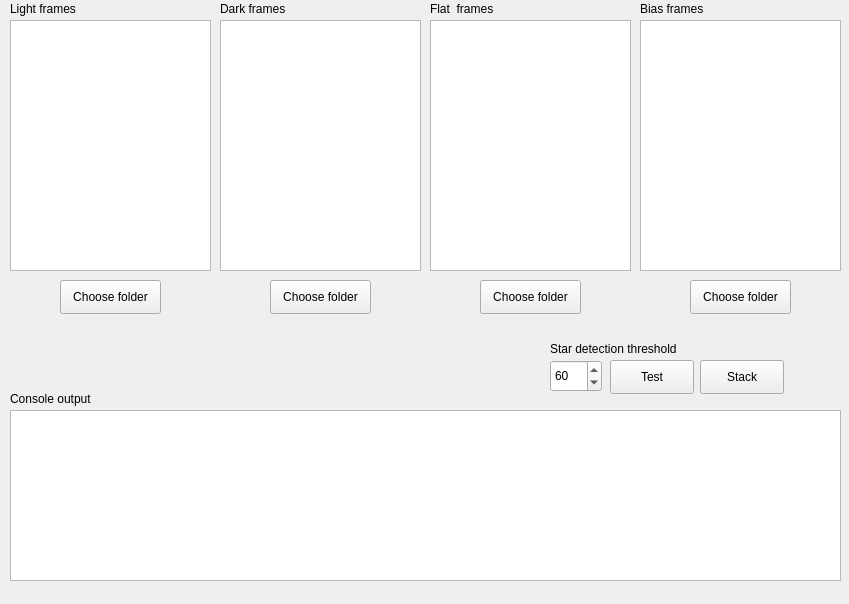
<?xml version="1.0" encoding="UTF-8"?>
<ui version="4.0">
 <class>MainWindow</class>
 <widget class="QMainWindow" name="MainWindow">
  <property name="geometry">
   <rect>
    <x>0</x>
    <y>0</y>
    <width>849</width>
    <height>604</height>
   </rect>
  </property>
  <property name="windowTitle">
   <string>MainWindow</string>
  </property>
  <widget class="QWidget" name="centralwidget">
   <widget class="QPushButton" name="stack_button">
    <property name="enabled">
     <bool>true</bool>
    </property>
    <property name="geometry">
     <rect>
      <x>700</x>
      <y>360</y>
      <width>84</width>
      <height>34</height>
     </rect>
    </property>
    <property name="text">
     <string>Stack</string>
    </property>
   </widget>
   <widget class="QListWidget" name="list_lights">
    <property name="geometry">
     <rect>
      <x>10</x>
      <y>20</y>
      <width>201</width>
      <height>251</height>
     </rect>
    </property>
   </widget>
   <widget class="QListWidget" name="list_darks">
    <property name="geometry">
     <rect>
      <x>220</x>
      <y>20</y>
      <width>201</width>
      <height>251</height>
     </rect>
    </property>
   </widget>
   <widget class="QListWidget" name="list_flats">
    <property name="enabled">
     <bool>true</bool>
    </property>
    <property name="geometry">
     <rect>
      <x>430</x>
      <y>20</y>
      <width>201</width>
      <height>251</height>
     </rect>
    </property>
   </widget>
   <widget class="QListWidget" name="list_bias">
    <property name="geometry">
     <rect>
      <x>640</x>
      <y>20</y>
      <width>201</width>
      <height>251</height>
     </rect>
    </property>
   </widget>
   <widget class="QLabel" name="file_label_lights">
    <property name="geometry">
     <rect>
      <x>10</x>
      <y>0</y>
      <width>201</width>
      <height>18</height>
     </rect>
    </property>
    <property name="text">
     <string>Light frames</string>
    </property>
   </widget>
   <widget class="QLabel" name="file_label_darks">
    <property name="geometry">
     <rect>
      <x>220</x>
      <y>0</y>
      <width>201</width>
      <height>18</height>
     </rect>
    </property>
    <property name="text">
     <string>Dark frames</string>
    </property>
   </widget>
   <widget class="QLabel" name="file_label_flats">
    <property name="enabled">
     <bool>true</bool>
    </property>
    <property name="geometry">
     <rect>
      <x>430</x>
      <y>0</y>
      <width>201</width>
      <height>18</height>
     </rect>
    </property>
    <property name="text">
     <string>Flat  frames</string>
    </property>
   </widget>
   <widget class="QLabel" name="file_label_bias">
    <property name="geometry">
     <rect>
      <x>640</x>
      <y>0</y>
      <width>201</width>
      <height>18</height>
     </rect>
    </property>
    <property name="text">
     <string>Bias frames</string>
    </property>
   </widget>
   <widget class="QPushButton" name="test_button">
    <property name="enabled">
     <bool>true</bool>
    </property>
    <property name="geometry">
     <rect>
      <x>610</x>
      <y>360</y>
      <width>84</width>
      <height>34</height>
     </rect>
    </property>
    <property name="text">
     <string>Test</string>
    </property>
   </widget>
   <widget class="QLabel" name="label_stars">
    <property name="geometry">
     <rect>
      <x>310</x>
      <y>370</y>
      <width>141</width>
      <height>18</height>
     </rect>
    </property>
    <property name="text">
     <string/>
    </property>
   </widget>
   <widget class="QSpinBox" name="threshold">
    <property name="geometry">
     <rect>
      <x>550</x>
      <y>360</y>
      <width>52</width>
      <height>32</height>
     </rect>
    </property>
    <property name="value">
     <number>60</number>
    </property>
   </widget>
   <widget class="QLabel" name="threshold_label">
    <property name="geometry">
     <rect>
      <x>550</x>
      <y>340</y>
      <width>141</width>
      <height>18</height>
     </rect>
    </property>
    <property name="text">
     <string>Star detection threshold</string>
    </property>
   </widget>
   <widget class="QLabel" name="console_label">
    <property name="geometry">
     <rect>
      <x>10</x>
      <y>390</y>
      <width>141</width>
      <height>18</height>
     </rect>
    </property>
    <property name="text">
     <string>Console output</string>
    </property>
   </widget>
   <widget class="QPushButton" name="choose_lights">
    <property name="geometry">
     <rect>
      <x>60</x>
      <y>280</y>
      <width>101</width>
      <height>34</height>
     </rect>
    </property>
    <property name="text">
     <string>Choose folder</string>
    </property>
   </widget>
   <widget class="QPushButton" name="choose_darks">
    <property name="geometry">
     <rect>
      <x>270</x>
      <y>280</y>
      <width>101</width>
      <height>34</height>
     </rect>
    </property>
    <property name="text">
     <string>Choose folder</string>
    </property>
   </widget>
   <widget class="QPushButton" name="choose_flats">
    <property name="enabled">
     <bool>true</bool>
    </property>
    <property name="geometry">
     <rect>
      <x>480</x>
      <y>280</y>
      <width>101</width>
      <height>34</height>
     </rect>
    </property>
    <property name="text">
     <string>Choose folder</string>
    </property>
   </widget>
   <widget class="QPushButton" name="choose_bias">
    <property name="geometry">
     <rect>
      <x>690</x>
      <y>280</y>
      <width>101</width>
      <height>34</height>
     </rect>
    </property>
    <property name="text">
     <string>Choose folder</string>
    </property>
   </widget>
   <widget class="QTextBrowser" name="console">
    <property name="geometry">
     <rect>
      <x>10</x>
      <y>410</y>
      <width>831</width>
      <height>171</height>
     </rect>
    </property>
    <property name="font">
     <font>
      <family>Monospace</family>
     </font>
    </property>
   </widget>
  </widget>
  <action name="actionLRGB_Combination">
   <property name="text">
    <string>LRGB Combination</string>
   </property>
  </action>
  <action name="actionNoise_reduction">
   <property name="text">
    <string>Noise reduction</string>
   </property>
  </action>
  <action name="actionBackground_gradient_removal">
   <property name="text">
    <string>Background gradient removal</string>
   </property>
  </action>
  <action name="actionSource_code_Readme">
   <property name="text">
    <string>Source code and about</string>
   </property>
  </action>
 </widget>
 <resources/>
 <connections/>
</ui>
